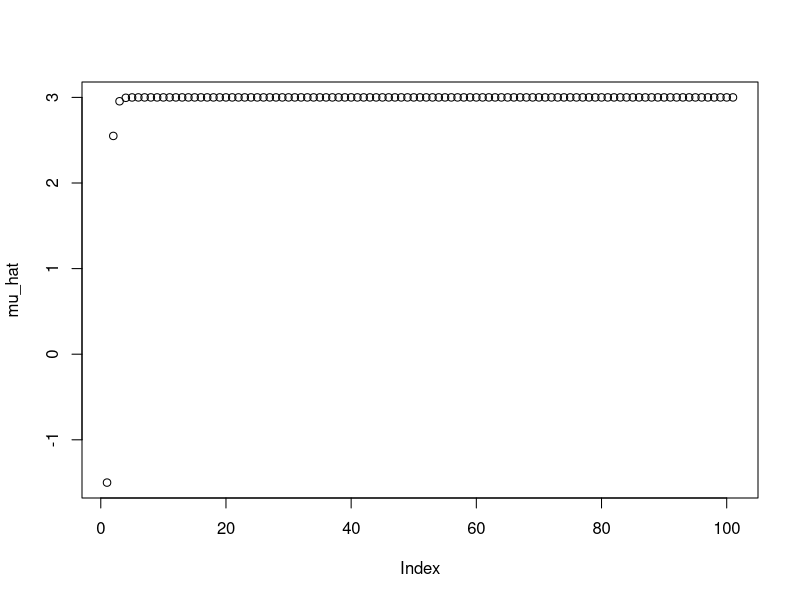
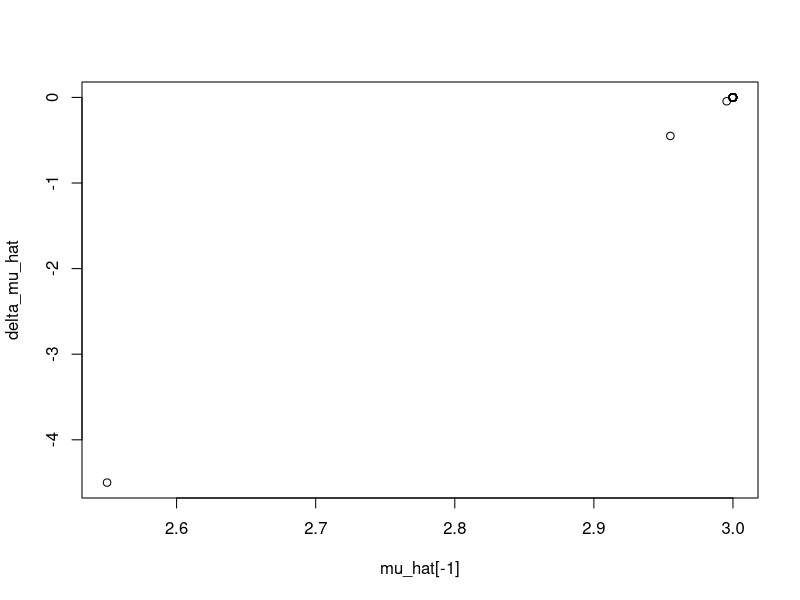

R code for these plots, in order:
## R_Demo_AML_neuralnet_gradiant_decent_mu.R
##########################################################################
## INSTRUCTOR: Christopher Fariss
## COURSE NAME: Programming and Simulation Methods for Computational Social Science (2W)
## University of Essex Summer School 2024
##
## Date: 2024-07-22
##
## Please e-mail me if you find any errors or have and suggestions
## e-mail: cjf0006@gmail.com
## e-mail: cjfariss@umich.edu
##
##########################################################################
## Introduction to tutorial:
##
## Overview of Gradient Decent for a model with one parameter for a mean.
##
## Gradient decent is an iterative process used to find the best parameter value(s) in any model and especially a neural network.
##
##########################################################################





## load libraries
library(MASS)

## set learning rate this varies on the unit interval (0 to 1]
lr <- .2
lr <- .05
lr <- .9

y <- c(1,2,3,4,5)
##y <- rnorm(1000, pi, 1)
n <- length(y)

y
n


iterations <- 100

loss <- NA

mu_hat <- -1.5

y_hat <- matrix(NA, nrow=n, ncol=iterations)
y_error <- matrix(NA, nrow=n, ncol=iterations)

delta_mu_hat <- NA

## sequential iterations to evaluate loss function
for (j in 1:iterations){
    
    ## y_hat: calculate the predicted y_hat based on the best guess of mu
    
    y_hat[,j] <- mu_hat[j]
    
    ## residual: the difference between the predicted y (y_hat) and y is the error for y
    y_error[,j] <- y_hat[,j] - y
    
    ## loss: the estimated error is used to calculate the unexplained variance between y and y_hat, which is the sum of squared errors
    loss[j] <- sum(y_error[,j]^2)
    
    ## difference between current estimate and the unexplained differences, which is the method to calculate the gradient at that point
    delta_mu_hat[j] <- sum(y_error[,j])/n
    
    ## shift estimates along the gradient (+ function if y-y_hat; - function if y_hat-y)
    mu_hat[j+1] <- mu_hat[j] - (lr*delta_mu_hat[j])
}

mu_hat[length(mu_hat)]

par(mfrow=c(1,1))
plot(mu_hat)

plot(mu_hat[-1], delta_mu_hat)
